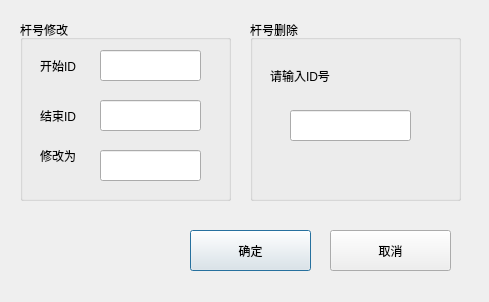
<?xml version="1.0" encoding="UTF-8"?>
<ui version="4.0">
 <class>modelPoleDlg</class>
 <widget class="QDialog" name="modelPoleDlg">
  <property name="geometry">
   <rect>
    <x>0</x>
    <y>0</y>
    <width>489</width>
    <height>302</height>
   </rect>
  </property>
  <property name="windowTitle">
   <string>Dialog</string>
  </property>
  <property name="styleSheet">
   <string notr="true">font: 900 13pt &quot;微软雅黑&quot;;</string>
  </property>
  <widget class="QPushButton" name="pbtnOk">
   <property name="geometry">
    <rect>
     <x>190</x>
     <y>230</y>
     <width>121</width>
     <height>41</height>
    </rect>
   </property>
   <property name="text">
    <string>确定</string>
   </property>
  </widget>
  <widget class="QPushButton" name="pbtnCancel">
   <property name="geometry">
    <rect>
     <x>330</x>
     <y>230</y>
     <width>121</width>
     <height>41</height>
    </rect>
   </property>
   <property name="text">
    <string>取消</string>
   </property>
  </widget>
  <widget class="QGroupBox" name="gbPoleModify">
   <property name="geometry">
    <rect>
     <x>20</x>
     <y>20</y>
     <width>211</width>
     <height>181</height>
    </rect>
   </property>
   <property name="title">
    <string>杆号修改</string>
   </property>
   <widget class="QLineEdit" name="lneToPole">
    <property name="geometry">
     <rect>
      <x>80</x>
      <y>130</y>
      <width>101</width>
      <height>31</height>
     </rect>
    </property>
    <property name="text">
     <string/>
    </property>
   </widget>
   <widget class="QLineEdit" name="lneStart">
    <property name="geometry">
     <rect>
      <x>80</x>
      <y>30</y>
      <width>101</width>
      <height>31</height>
     </rect>
    </property>
   </widget>
   <widget class="QLabel" name="label_2">
    <property name="geometry">
     <rect>
      <x>20</x>
      <y>80</y>
      <width>72</width>
      <height>31</height>
     </rect>
    </property>
    <property name="text">
     <string>结束ID</string>
    </property>
   </widget>
   <widget class="QLabel" name="label_3">
    <property name="geometry">
     <rect>
      <x>20</x>
      <y>120</y>
      <width>72</width>
      <height>31</height>
     </rect>
    </property>
    <property name="text">
     <string>修改为</string>
    </property>
   </widget>
   <widget class="QLineEdit" name="lneEnd">
    <property name="geometry">
     <rect>
      <x>80</x>
      <y>80</y>
      <width>101</width>
      <height>31</height>
     </rect>
    </property>
   </widget>
   <widget class="QLabel" name="label">
    <property name="geometry">
     <rect>
      <x>20</x>
      <y>30</y>
      <width>71</width>
      <height>31</height>
     </rect>
    </property>
    <property name="text">
     <string>开始ID</string>
    </property>
   </widget>
  </widget>
  <widget class="QGroupBox" name="gbPoleDelete">
   <property name="geometry">
    <rect>
     <x>250</x>
     <y>20</y>
     <width>211</width>
     <height>181</height>
    </rect>
   </property>
   <property name="title">
    <string>杆号删除</string>
   </property>
   <widget class="QLabel" name="label_4">
    <property name="geometry">
     <rect>
      <x>20</x>
      <y>40</y>
      <width>101</width>
      <height>31</height>
     </rect>
    </property>
    <property name="text">
     <string>请输入ID号</string>
    </property>
   </widget>
   <widget class="QLineEdit" name="lneDeleteId">
    <property name="geometry">
     <rect>
      <x>40</x>
      <y>90</y>
      <width>121</width>
      <height>31</height>
     </rect>
    </property>
   </widget>
  </widget>
 </widget>
 <tabstops>
  <tabstop>lneDeleteId</tabstop>
  <tabstop>pbtnCancel</tabstop>
  <tabstop>lneStart</tabstop>
  <tabstop>lneEnd</tabstop>
  <tabstop>lneToPole</tabstop>
  <tabstop>pbtnOk</tabstop>
 </tabstops>
 <resources/>
 <connections/>
</ui>
